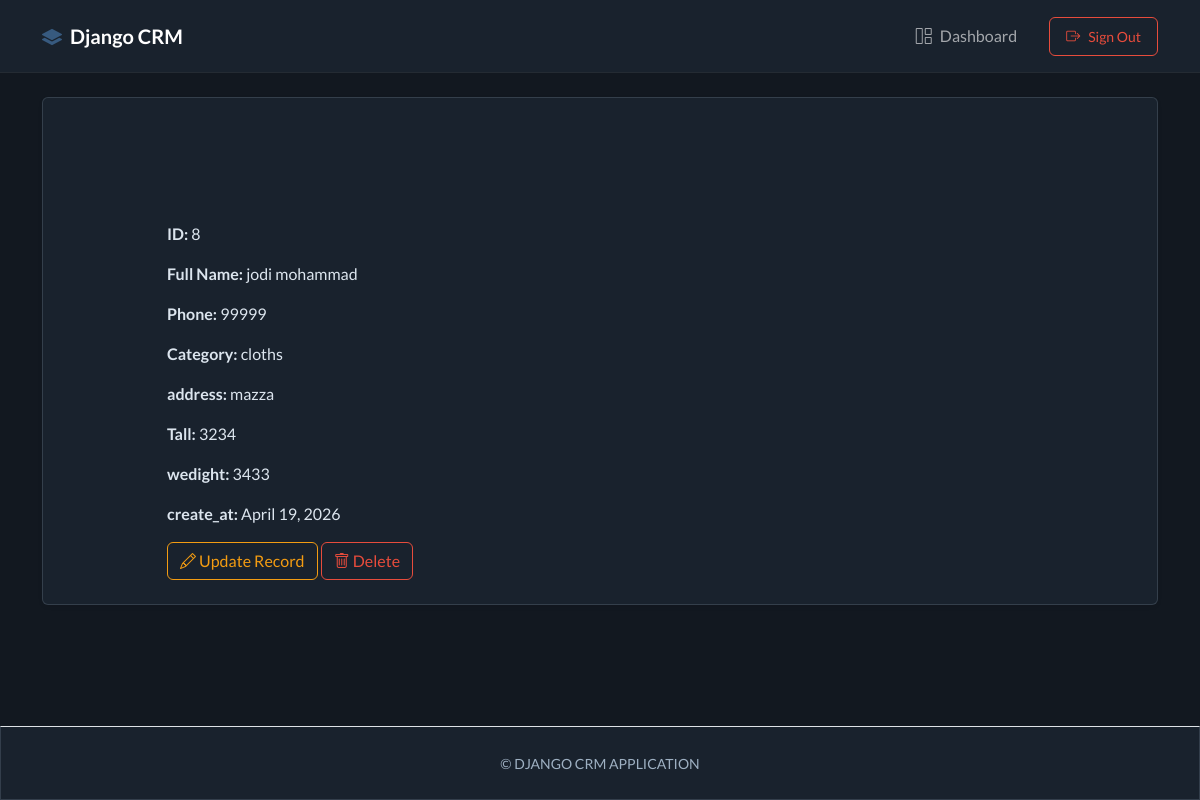
Page /view/8 (signed in) on the committed database.
### webapp/models.py (models this page shows, shortened)
class Record(models.Model):
    user = models.ForeignKey(User, on_delete=models.CASCADE, null=True, blank=True)
    first_name = models.CharField(max_length=250)
    last_name = models.CharField(max_length=250)
    Category = models.ForeignKey(Category, on_delete=models.CASCADE)
    phone= models.IntegerField()
    tall = models.IntegerField()
    wedight = models.IntegerField()
    address = models.CharField(max_length=500)
    create_at = models.DateField(auto_now_add=True)

class Category(models.Model):
    name = models.CharField(max_length=250)
    create_at = models.DateTimeField(auto_now_add=True)
    def __str__(self):
        return self.name

### webapp/views.py (the view)
@login_required(login_url='login')
def view_record(request, record_id):
    all_records = get_object_or_404(Record, id = record_id , user=request.user)
    context = {
        'record' : all_records
    }
    return render(request, 'web/view_record.html',context)

### templates/web/view_record.html
{% extends "base.html" %}
{% block content  %}
<div class = "cart" style="padding-left:100px ; padding-top:100px">
    <p><strong>ID: </strong>{{record.id}}</p>
    <p><strong>Full Name: </strong>{{record.first_name}} {{record.last_name}}</p>
    <p><strong>Phone: </strong>{{record.phone}}</p>
    <p><strong>Category: </strong>{{record.Category}}</p>
    <p><strong>address: </strong>{{record.address}}</p>
    <p><strong>Tall: </strong>{{record.tall}}</p>
    <p><strong>wedight: </strong>{{record.wedight}}</p>
    <p><strong>create_at: </strong>{{record.create_at}}</p>
    <a href="{% url 'update_record' record.id  %}" class="btn btn-outline-warning">
        <i class="bi bi-pencil"></i>
        Update Record
    </a>
    <a href="{% url 'delete_record' record.id %}" class="btn btn-outline-danger">
        <i class="bi bi-trash"></i>
    Delete
</a>
</div>
{% endblock  %}

### templates/base.html (style rules this page uses)
:root { --crm-bg: #121820; --crm-surface: #19222d; --crm-surface-soft: #1f2a36; --crm-border: rgba(146, 164, 182, 0.22); --crm-text-soft: #9eb0c2; }
body { background: var(--crm-bg); color: #dce5ee; }
.btn { transition: transform 250ms ease, box-shadow 250ms ease, background-color 250ms ease, border-color 250ms ease; }

### rows in the picture
Record: id "8", first_name "jodi", last_name "mohammad", phone "99999", Category "cloths", address "mazza", tall "3234", wedight "3433", create_at "April 19, 2026"
